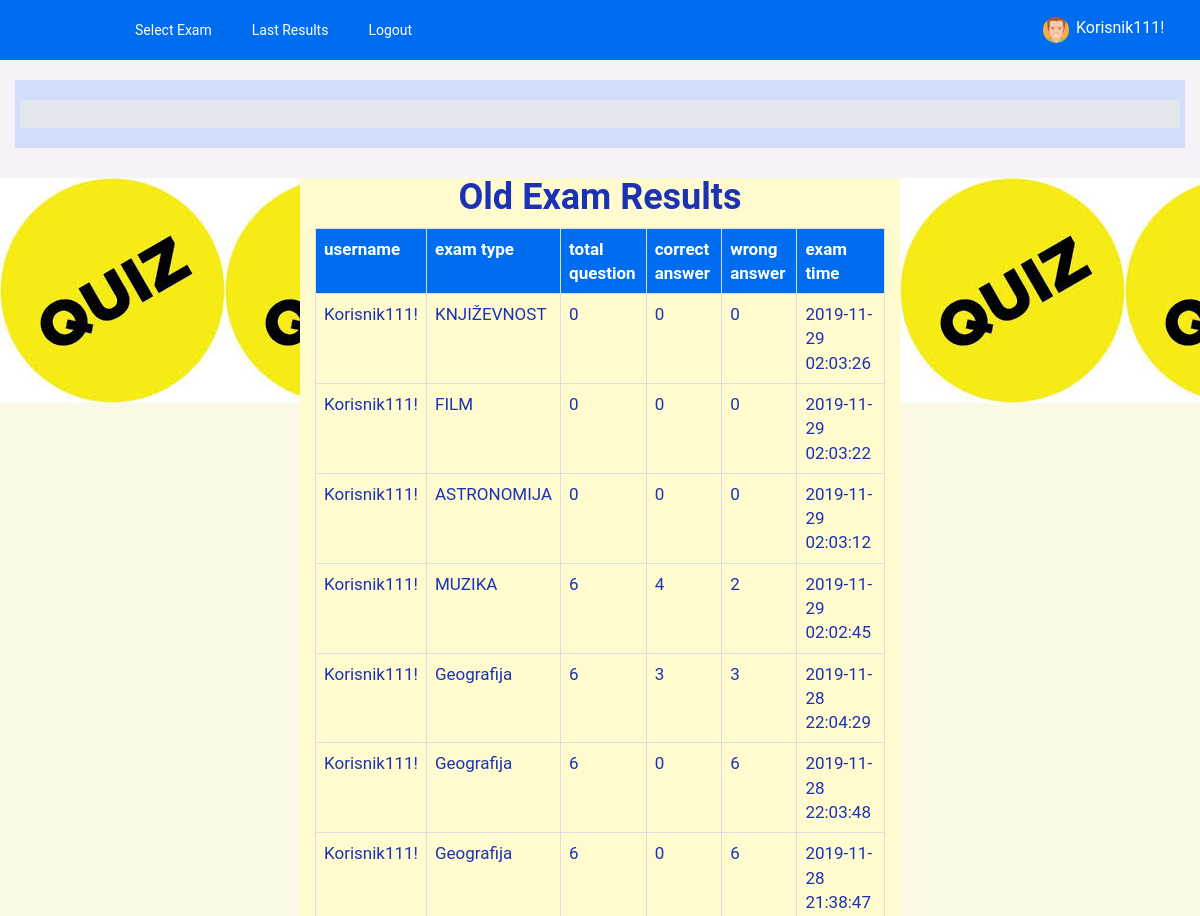
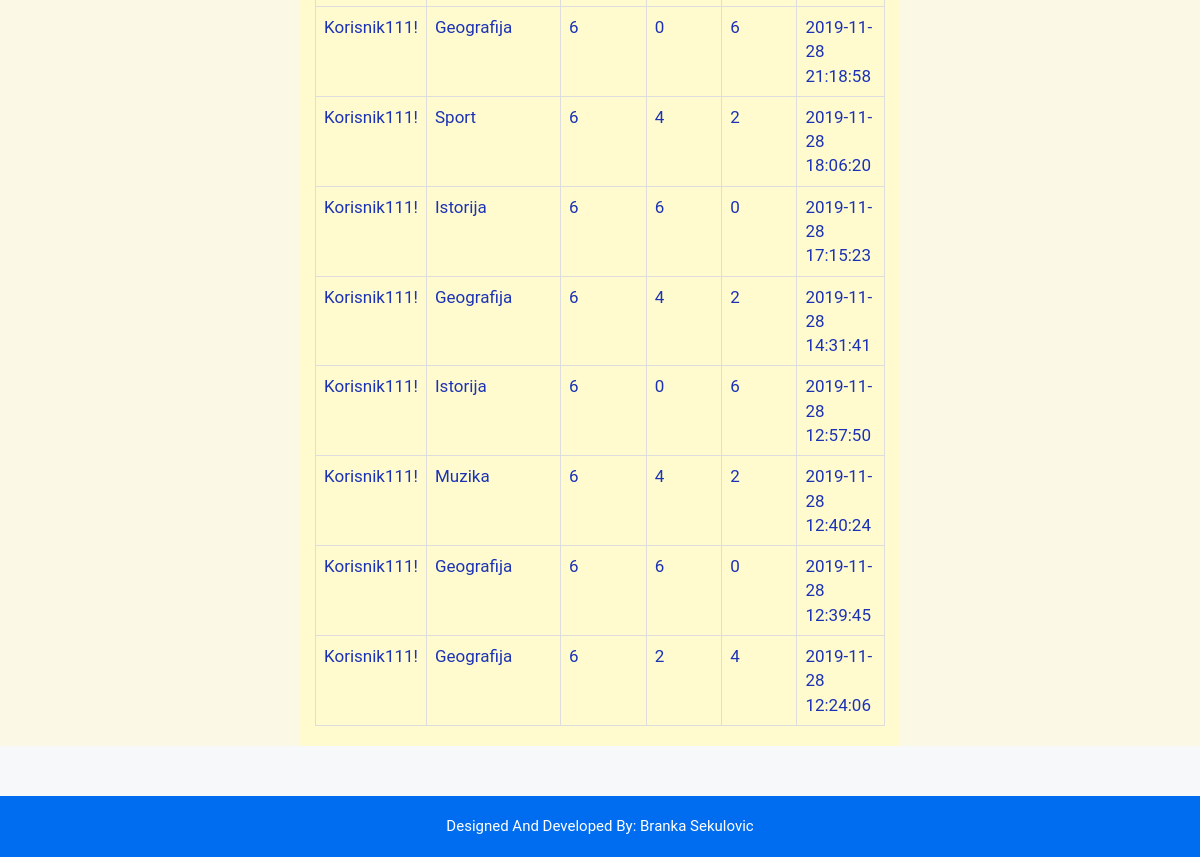
Page /old_exam_results.php (signed in) on the earlier database version (2 pictures, top to bottom).
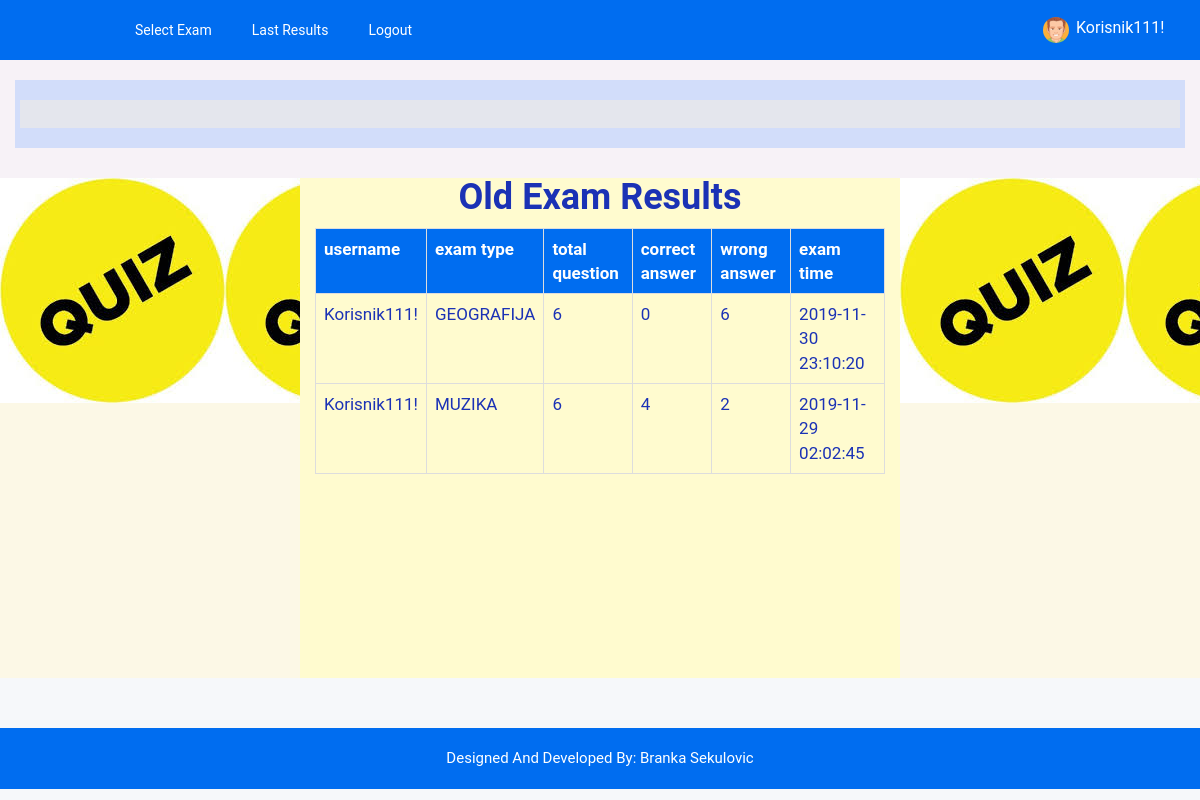
Same page on the later database version.
### tables this page shows
CREATE TABLE `exam_results` (
  `id` int(5) NOT NULL,
  `username` varchar(100) NOT NULL,
  `exam_type` varchar(100) NOT NULL,
  `total_question` varchar(10) NOT NULL,
  `correct_answer` varchar(10) NOT NULL,
  `wrong_answer` varchar(10) NOT NULL,
  `exam_time` varchar(50) NOT NULL
);

### old_exam_results.php (the view, shortened to what this page needs)
<?php
include "header.php";
include "connection.php"
?>
        <div class="row" style="margin: 0px; padding:0px; margin-bottom: 50px; background-color: #fcf8e6;background-image: url(img/quiz5.jpg);background-repeat: repeat-x;">
            <div class="col-lg-6 col-lg-push-3" style="min-height: 500px; background-color: #fffbcf;color: #1b32b5; font-size: 17px;">
                <center> <h1>Old Exam Results</h1></center>
                <?php
                $res= mysqli_query($link, "select * from exam_results where username='$_SESSION[username]'order by id desc");
                $count= mysqli_num_rows($res);
                if($count==0)
                {
                    ?>
                 <center> <h1>No Results Found</h1></center>
                    <?php
                }else{
                    echo "<table class='table table-bordered' >";
                    echo "<tr style='background-color: #006df0; color:white'>";
                    echo"<th>"; echo "username"; echo "</th>";
                    echo"<th>"; echo "exam type"; echo "</th>";
                    echo"<th>"; echo "total question"; echo "</th>";
                    echo"<th>"; echo "correct answer"; echo "</th>";
                    echo"<th>"; echo "wrong answer"; echo "</th>";
                    echo"<th>"; echo "exam time"; echo "</th>";
                    echo "</tr>";
                    while ($row= mysqli_fetch_array($res))
                    {
                    echo "<tr>";
                    echo"<td>"; echo $row["username"]; echo "</td>";
                    echo"<td>"; echo $row["exam_type"]; echo "</td>";
                    echo"<td>"; echo $row["total_question"]; echo "</td>";
                    echo"<td>"; echo $row["correct_answer"]; echo "</td>";
                    echo"<td>"; echo $row["wrong_answer"]; echo "</td>";
                    echo"<td>"; echo $row["exam_time"]; echo "</td>";
                    echo "</tr>";
                    }
                    echo "</table>";
                }
                ?>
            </div>
        </div>
  <?php
  include 'footer.php';
  ?>

### header.php (shortened to what this page needs)
<!doctype html>
<html class="no-js" lang="en">
<head>
    <link rel="stylesheet" href="css1/bootstrap.min.css">
    <link rel="stylesheet" href="css1/font-awesome.min.css">
    <link rel="stylesheet" href="style.css">
</head>
<body>
<div class="all-content-wrapper">
    <div class="header-advance-area">
        <div class="header-top-area">
            <div class="container-fluid">
                <div class="row">
                    <div class="col-lg-12 col-md-12 col-sm-12 col-xs-12">
                        <div class="header-top-wraper">
                            <div class="row">
                                <div class="col-lg-1 col-md-0 col-sm-1 col-xs-12">
                                    <div class="menu-switcher-pro">
                                        <button type="button" id="sidebarCollapse" class="btn bar-button-pro header-drl-controller-btn btn-info navbar-btn">
                                        </button>
                                    </div>
                                </div>
                                <div class="col-lg-6 col-md-7 col-sm-6 col-xs-12">
                                    <div class="header-top-menu tabl-d-n">
                                        <ul class="nav navbar-nav mai-top-nav">
                                            <li class="nav-item"><a href="select_exam.php" class="nav-link">Select Exam</a>
                                            </li>
                                            <li class="nav-item"><a href="old_exam_results.php" class="nav-link">Last Results</a>
                                            </li>
                                            <li class="nav-item"><a href="logout.php" class="nav-link">Logout</a>
                                            </li>
                                        </ul>
                                    </div>
                                </div>
                                <div class="col-lg-5 col-md-5 col-sm-12 col-xs-12">
                                    <div class="header-right-info">
                                        <ul class="nav navbar-nav mai-top-nav header-right-menu">
                                            <li class="nav-item">
                                                <a href="#" data-toggle="dropdown" role="button" aria-expanded="false" class="nav-link dropdown-toggle">
                                                    <img src="img/avatar-mini2.jpg" alt="" />
                                                    <span class="admin-name"><?php echo $_SESSION["username"]; ?></span>
                                                    <i class="fa fa-angle-down edu-icon edu-down-arrow"></i>
                                                </a>
                                            </li>
                                        </ul>
                                    </div>
                                </div>
                            </div>
                        </div>
                    </div>
                </div>
            </div>
        </div>
        <div class="breadcome-area">
            <div class="container-fluid">
                <div class="row">
                    <div class="col-lg-12 col-md-12 col-sm-12 col-xs-12"style="background-color: #f7f2f7;">
                        <div class="breadcome-list"style="background-color: #d2ddfa;">
                            <div class="row" >
                                <div class="col-lg-12 col-md-6 col-sm-6 col-xs-12 text-right" style="background-color: #e4e6ed;">
                                    <ul class="breadcome-menu">
                                    </ul>
                                </div>
                            </div>
                        </div>
                    </div>
                </div>
            </div>
        </div>
    </div>

### footer.php (shortened to what this page needs)
<div class="footer-copyright-area">
    <div class="container-fluid">
                <div class="row">
                    <div class="col-lg-12">
                        <div class="footer-copy-right">
                            <p>Designed And Developed By: Branka Sekulovic</p>
                        </div>
                    </div>
                </div>
            </div>
        </div>
    </div>
</body>
</html>

Differences in the rows shown:
removed exam_results: username "Korisnik111!", exam_type "KNJIŽEVNOST", total_question "0", correct_answer "0", wrong_answer "0", exam_time "2019-11-29 02:03:26"
removed exam_results: username "Korisnik111!", exam_type "FILM", total_question "0", correct_answer "0", wrong_answer "0", exam_time "2019-11-29 02:03:22"
removed exam_results: username "Korisnik111!", exam_type "ASTRONOMIJA", total_question "0", correct_answer "0", wrong_answer "0", exam_time "2019-11-29 02:03:12"
removed exam_results: username "Korisnik111!", exam_type "Geografija", total_question "6", correct_answer "3", wrong_answer "3", exam_time "2019-11-28 22:04:29"
removed exam_results: username "Korisnik111!", exam_type "Geografija", total_question "6", correct_answer "0", wrong_answer "6", exam_time "2019-11-28 22:03:48"
removed exam_results: username "Korisnik111!", exam_type "Geografija", total_question "6", correct_answer "0", wrong_answer "6", exam_time "2019-11-28 21:38:47"
removed exam_results: username "Korisnik111!", exam_type "Geografija", total_question "6", correct_answer "0", wrong_answer "6", exam_time "2019-11-28 21:18:58"
removed exam_results: username "Korisnik111!", exam_type "Sport", total_question "6", correct_answer "4", wrong_answer "2", exam_time "2019-11-28 18:06:20"
removed exam_results: username "Korisnik111!", exam_type "Istorija", total_question "6", correct_answer "6", wrong_answer "0", exam_time "2019-11-28 17:15:23"
removed exam_results: username "Korisnik111!", exam_type "Geografija", total_question "6", correct_answer "4", wrong_answer "2", exam_time "2019-11-28 14:31:41"
removed exam_results: username "Korisnik111!", exam_type "Istorija", total_question "6", correct_answer "0", wrong_answer "6", exam_time "2019-11-28 12:57:50"
removed exam_results: username "Korisnik111!", exam_type "Muzika", total_question "6", correct_answer "4", wrong_answer "2", exam_time "2019-11-28 12:40:24"
removed exam_results: username "Korisnik111!", exam_type "Geografija", total_question "6", correct_answer "6", wrong_answer "0", exam_time "2019-11-28 12:39:45"
removed exam_results: username "Korisnik111!", exam_type "Geografija", total_question "6", correct_answer "2", wrong_answer "4", exam_time "2019-11-28 12:24:06"
added exam_results: username "Korisnik111!", exam_type "GEOGRAFIJA", total_question "6", correct_answer "0", wrong_answer "6", exam_time "2019-11-30 23:10:20"
